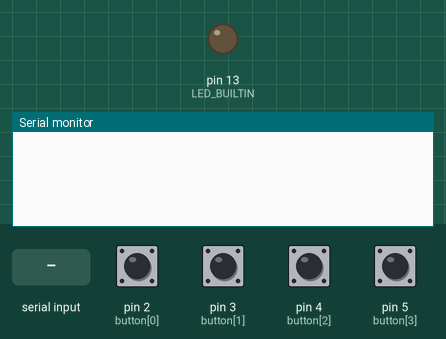
Simulated run of this sketch. Board: Arduino Uno, built with avr-gcc and run on an emulated ATmega328P. Parts: output pins drawn as LEDs (lit = HIGH), the last lines printed to the serial monitor. The inputs (shaded band) are chosen by the test bench; at power-on: pin 2 (button[0]), pin 3 (button[1]), pin 4 (button[2]), pin 5 (button[3]) HIGH.

Above: at 1.7 s.
1.8 s: pin 2 (button[0]) pulled LOW for 0.15 s
At 3.1 s:
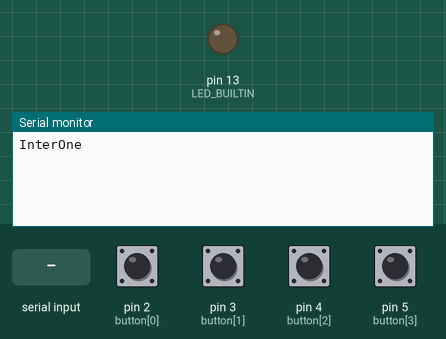
3.4 s: pin 3 (button[1]) pulled LOW for 0.15 s
At 4.4 s:
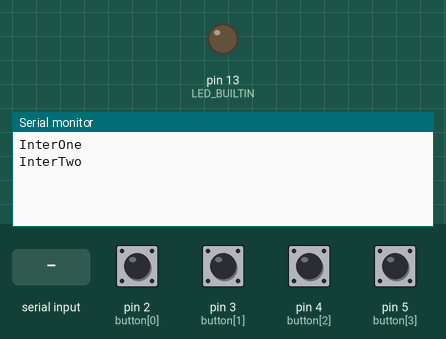
5.0 s: pin 4 (button[2]) pulled LOW for 0.15 s
At 6.4 s:
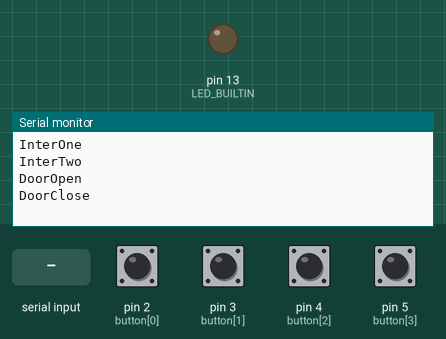
6.7 s: pin 5 (button[3]) pulled LOW for 0.15 s
At 7.6 s:
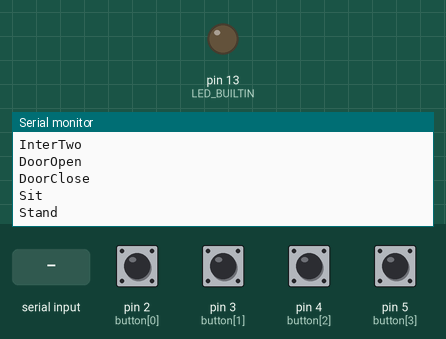
8.4 s: "msg\n" received over Serial
At 8.8 s:
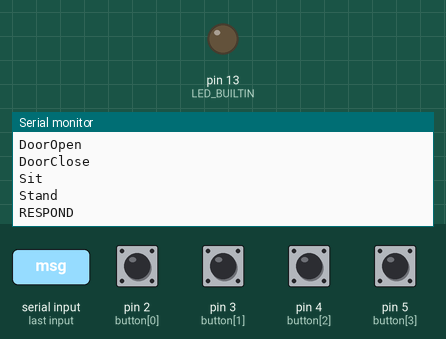

Measured:
- after the input at 1.8 s, the serial monitor: prints a new line after 0.05 s (image 1)
- after the input at 3.4 s, the serial monitor: prints a new line after 0.05 s (image 2)
- after the input at 5.0 s, the serial monitor: prints a new line after 0.05 s (image 3)
- after the input at 6.7 s, the serial monitor: prints a new line after 0.05 s (image 4)
- after the input at 8.4 s, the serial monitor: prints a new line at once (image 5)

The sketch:

Arduino_Draft_0.ino
```cpp
// Interaction button Pin
// Button No.1(Record Confess) - Pin D2
// Button No.2(Hear Confess) - Pin D3

// Limit switch dirtection and Pin
// Door - 1/2(Com/Up) - Pin D4
// Chair - 1/3(Com/Down) - Pin D5

const int buttonCount = 4;
const int button[buttonCount] = {2,3,4,5};
bool buttonState[buttonCount];
bool lastButtonState[buttonCount];
unsigned long lastDebounceTime[buttonCount];
unsigned long debounceDelay = 50;

String msg;

void setup() {
  Serial.begin(115200);
  delay(500);
  pinMode(LED_BUILTIN, OUTPUT);
  for (int i = 0; i < buttonCount; i++) {
    pinMode(button[i], INPUT_PULLUP);
    buttonState[i] = HIGH;
    lastButtonState[i] = HIGH;
    lastDebounceTime[i] = 0;
  }
}

void loop() {
  readSerial();
  readButton();
}

void readSerial(){
  while (Serial.available() > 0){
    char  c = (char)Serial.read();

    if( c == '\n' || c == '\r'){
      if (msg.length() > 0){
        // Below for 'int' trigger
        // int cmd = msg.toInt()

        String text = msg;
        text.toLowerCase();

        msg = "";

        if(text == "LED"){
          for(int i =0; i < 5; i ++){
            // LED interaction
            digitalWrite(LED_BUILTIN, HIGH);
            delay(500);
            digitalWrite(LED_BUILTIN, LOW);
            delay(500);
          }
        }
        if(text == "msg"){
          Serial.println("RESPOND");
        }
      }
    }else{
      msg += c;
    }
  }
}

void readButton() {
  for (int i = 0; i < buttonCount; i++) {
    bool currentState = digitalRead(button[i]);

    if(currentState != lastButtonState[i]){
      lastDebounceTime[i] = millis();
      lastButtonState[i] = currentState;
    }

    if((millis() - lastDebounceTime[i]) > debounceDelay){
      if(currentState != buttonState[i]){
        buttonState[i] = currentState;

        if(buttonState[i] == LOW){
          sendSerial(true, i);
          // Serial.print(i);
          // Serial.println(" Pressed");
        }else if(buttonState[i] == HIGH){
          sendSerial(false,i);
          // Serial.print(i);
          // Serial.println(" Released");
        }
      }
    }
  }
}

void sendSerial(bool active, int index){
  if(active){
    if (index == 0) Serial.println("InterOne");
    else if (index == 1) Serial.println("InterTwo");
  }

  if (index == 2) Serial.println(active ? "DoorOpen" : "DoorClose");
  else if (index == 3) Serial.println(active ? "Sit" : "Stand");
}
```
